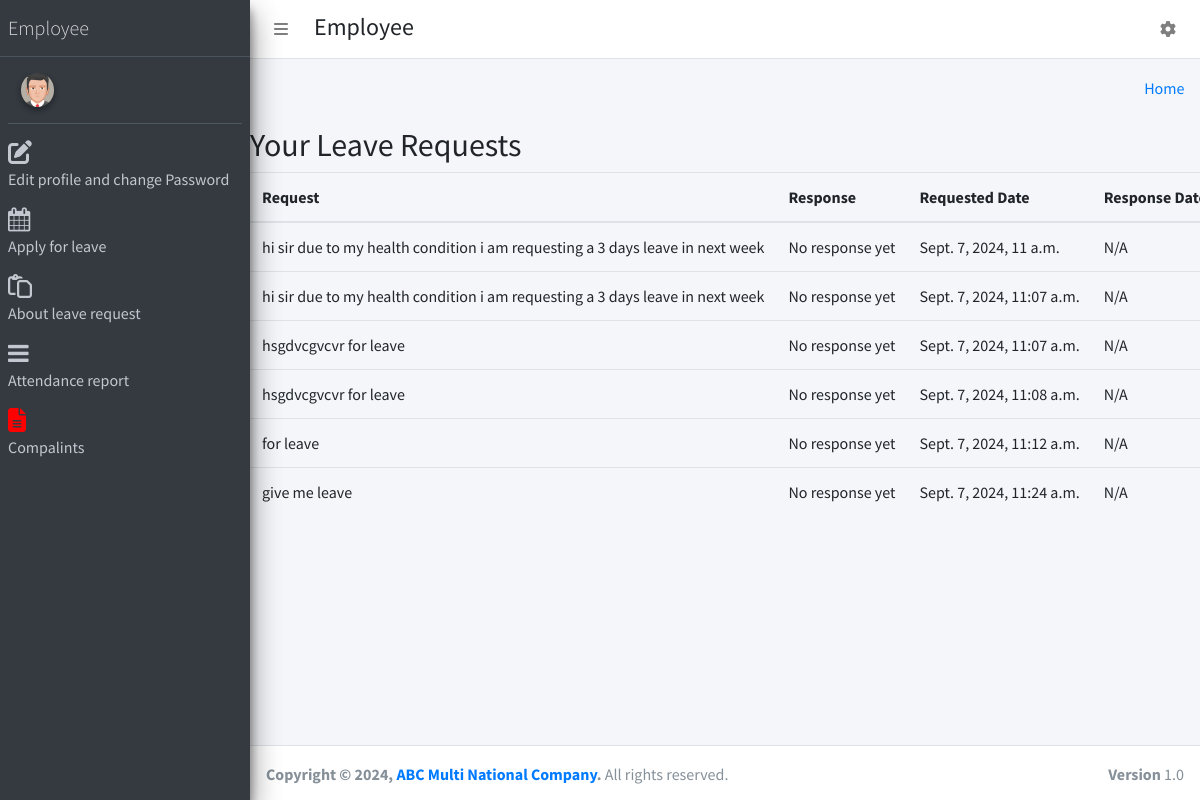
The app's page /about_leave/ (signed in) with its own data.
### myapp/models.py (models this page shows)
class LeaveRequest(models.Model):
     request=models.TextField()
     requested_by=models.ForeignKey(CustomUser,models.DO_NOTHING,null=True,blank=True)
     response=models.TextField()
     requested_date=models.DateTimeField(auto_now_add=True)
     responsed_date=models.DateTimeField(null=True, blank=True)
     department=models.ForeignKey(Department,on_delete=models.CASCADE,null=True)

### myapp/views.py (the view)
# urls.py: path('about_leave/',views.about_leave,name='about_leave'),
@login_required(login_url='/')
def about_leave(request):
    employee = request.user
    leave_requests = models.LeaveRequest.objects.filter(requested_by=employee)
    print(leave_requests)
    return render(request, 'employee_templates/leave.html', {'leave_requests': leave_requests})

### myapp/templates/employee_templates/leave.html
{% extends 'employee_templates/base.html' %}
{% block main_content %}
{% load static %}
<h2>Your Leave Requests</h2>
<table class="table table-hover text-nowrap">
    <thead>
        <tr>
            <th>Request</th>
            <th>Response</th>
            <th>Requested Date</th>
            <th>Response Date</th>
        </tr>
    </thead>
    <tbody>
        {% for request in leave_requests %}
        <tr>
            <td>{{ request.request }}</td>
            <td>{{ request.response|default:"No response yet" }}</td>
            <td>{{ request.requested_date }}</td>
            <td>{{ request.responsed_date|default:"N/A" }}</td>
        </tr>
        {% endfor %}
    </tbody>
</table>
{% include 'employee_templates/side_bar.html' %}
{% endblock main_content %}

### records on screen
LeaveRequest: request "hi sir due to my health condition i am requesting a 3 days leave in next week", response "No response yet", requested_date "Sept. 7, 2024, 11 a.m.", responsed_date "N/A"
LeaveRequest: request "hi sir due to my health condition i am requesting a 3 days leave in next week", response "No response yet", requested_date "Sept. 7, 2024, 11:07 a.m.", responsed_date "N/A"
LeaveRequest: request "hsgdvcgvcvr for leave", response "No response yet", requested_date "Sept. 7, 2024, 11:07 a.m.", responsed_date "N/A"
LeaveRequest: request "hsgdvcgvcvr for leave", response "No response yet", requested_date "Sept. 7, 2024, 11:08 a.m.", responsed_date "N/A"
LeaveRequest: request "for leave", response "No response yet", requested_date "Sept. 7, 2024, 11:12 a.m.", responsed_date "N/A"
LeaveRequest: request "give me leave", response "No response yet", requested_date "Sept. 7, 2024, 11:24 a.m.", responsed_date "N/A"
